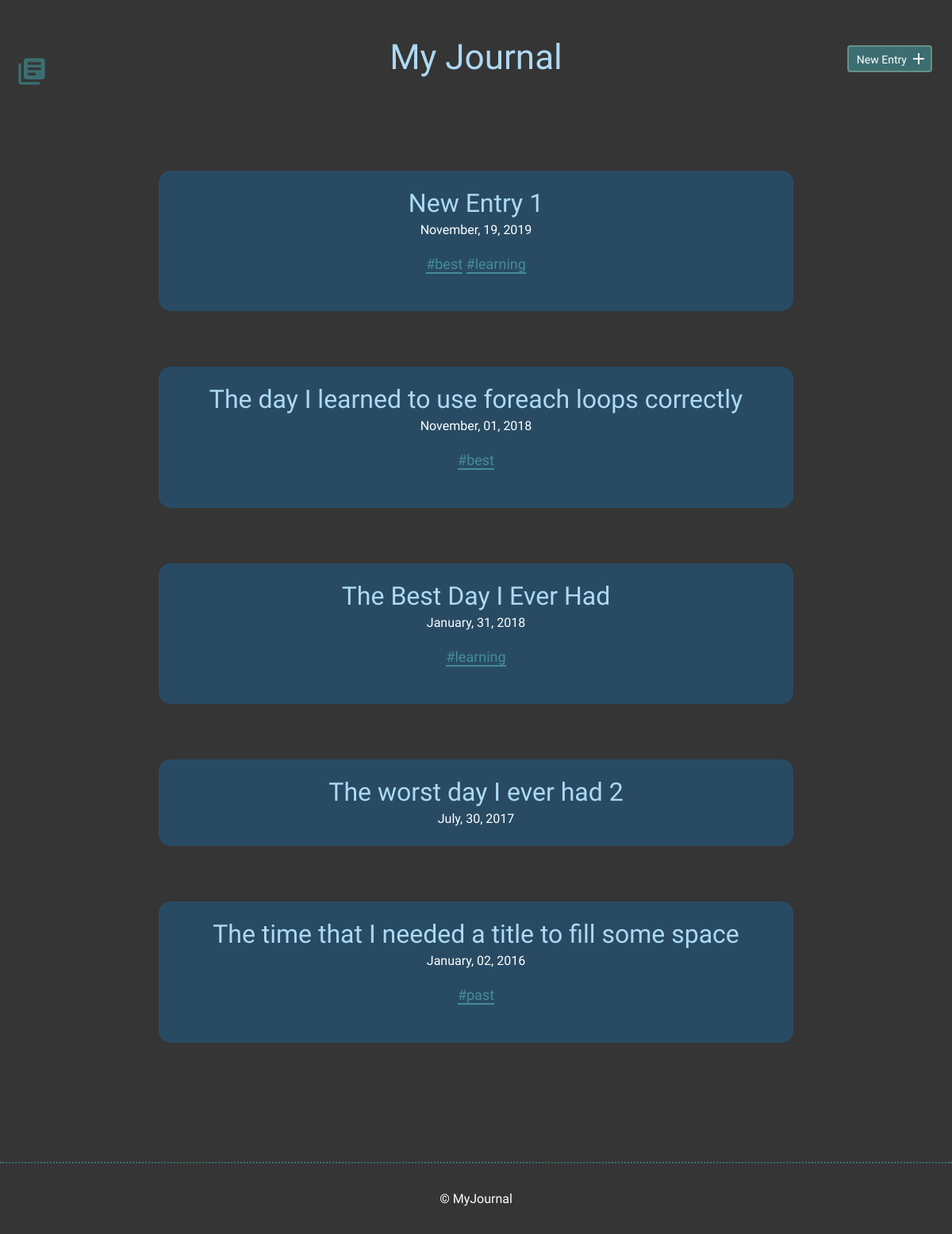
The page / on the database its author committed.
### tables this page shows
CREATE TABLE "entries" (
	`id`	INTEGER,
	`title`	TEXT,
	`date`	TEXT,
	`time_spent`	INTEGER,
	`learned`	BLOB,
	`resources`	BLOB,
	PRIMARY KEY(`id`)
);

### inc/functions.php (called while the page is built, shortened)
<?php
function get_entry(){
    include ("connection.php");
    try {
        $sql = "SELECT * FROM entries ORDER BY date DESC";
        $stmt = $db->prepare($sql);
        $stmt->execute();
        $results = $stmt->fetchAll(PDO::FETCH_ASSOC);
        return $results;
    } catch (Exception $e) {
        echo "Unable to query DB" . $e->getMessage();
        die();
    }
}
function get_tags_by_entry_id($entries_id){
    include ("connection.php");
    try {
    $sql = "SELECT tags.id, tags.tags FROM tags JOIN entry_tags ON tags.id = entry_tags.tag_id WHERE entry_tags.entry_id = :entries_id";
    $stmt = $db->prepare($sql);
    $stmt->bindParam(':entries_id',$entries_id,PDO::PARAM_INT);
    $stmt->execute();
    $results = $stmt->fetchAll(PDO::FETCH_ASSOC);
    if(!empty($results)) {
        return $results;
    } else {
        return false;
    }
} catch (Exception $e) {
    echo "Unable to query DB" . $e->getMessage();
    die();
}
}
?>

### index.php (the view, shortened to what this page needs)
<?php include ("inc/header.php"); ?>
        <section>
            <div class="container">
                <div class="entry-list">
                    <?php
                    if(isset($sortTag)){
                        $entries = sort_by_tags($sortTag);
                        foreach($entries AS $entry) {
                            echo "<article>
                            <h2><a href=\"detail.php?id=". $entry['id'] . "\">" .$entry['title']. "</a></h2>
                            <time datetime=\"" . $entry['date'] . "\">" . date('F, d, Y', strtotime($entry['date'])) . "</time>";
                            $tags = get_tags_by_entry_id($entry['entry_id']);
                            if($tags == true){
                                echo "<p>";
                                $tags = array_column($tags, "tags");
                                foreach($tags as $tag){
                                    echo "<a href=index.php?tag=".$tag. ">#" . $tag . "</a> ";
                                }
                                echo "</p>";
                            }
                             echo "</article>";
                        }
                    } else {
                        $entries = get_entry();
                        foreach ($entries as $entry) {
                            echo '<article>
                        <h2><a href="detail.php?id='.$entry['id'].'">'.$entry['title'].'</a></h2>
                        <time datetime="'.$entry['date'].'">'.date('F, d, Y', strtotime($entry['date'])).'</time>';
                            $tags = get_tags_by_entry_id($entry['id']);
                            if (true == $tags) {
                                echo '<p>';
                                $tags = array_column($tags, 'tags');
                                foreach ($tags as $tag) {
                                    echo "<a href=index.php?tag=".$tag. ">#" . $tag . "</a> ";
                                }
                                echo '</p>';
                            }
                            echo '</article>';
                        }
                    }
                    ?>
                </div>
            </div>
        </section>
<?php include ("inc/footer.php"); ?>

### css/site.css (style rules this page uses)
body { font-size: 16px; background-color: #353535; color: #FFFFFF; font-family: 'Cousine', serif; font-weight: 400; }
.container { margin: 0 auto; padding: 0 25px; }
h1, h2, h3 { margin: 0; font-weight: 400; line-height: 1em; color: #ADD9F4; }
h2 { font-size: 32px; }
h2 a { text-decoration: none; color: #ADD9F4; }
p { line-height: 1.8em; font-size: 18px; }
p a { border-bottom: 2px solid #468C98; padding: 0; color: #468C98; text-decoration: none; }
article { background-color: #284B63; padding: 25px 0; border-radius: 15px; }
.entry-list, .edit-entry, .new-entry { max-width: 800px; margin: 0 auto; padding: 70px 0 150px 0; }
.entry-list article { margin-bottom: 70px; text-align: center; }
.entry-list article:last-child { margin-bottom: 0; }
.entry-list article h2 { margin-bottom: 8px; }

### rows shown on the page
entries: title "New Entry 1", date "November, 19, 2019", tag "best", tag "learning"
entries: title "The day I learned to use foreach loops correctly", date "November, 01, 2018", tag "best"
entries: title "The Best Day I Ever Had", date "January, 31, 2018", tag "learning"
entries: title "The worst day I ever had 2", date "July, 30, 2017"
entries: title "The time that I needed a title to fill some space", date "January, 02, 2016", tag "past"
